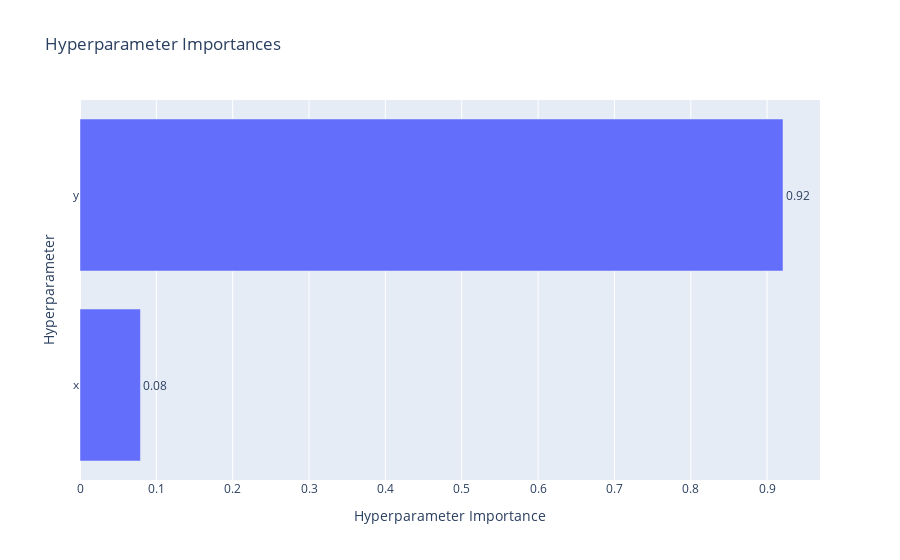

The notebook cell saved with this chart:
### Code cell
import optuna.visualization as vis

vis.plot_param_importances(study).show()

### Figure 1 — Plotly figure (JSON) as saved in the notebook; plotly's stock layout.template omitted (floating-point values rounded to 4 significant figures)
{"data": [{"cliponaxis": false, "hovertemplate": ["x (FloatDistribution): 0.0791755307893611<extra></extra>", "y (FloatDistribution): 0.9208244692106389<extra></extra>"], "name": "Objective Value", "orientation": "h", "text": ["0.08", "0.92"], "textposition": "outside", "type": "bar", "x": [0.07918, 0.9208], "y": ["x", "y"]}], "layout": {"title": {"text": "Hyperparameter Importances"}, "xaxis": {"title": {"text": "Hyperparameter Importance"}}, "yaxis": {"title": {"text": "Hyperparameter"}}}}
